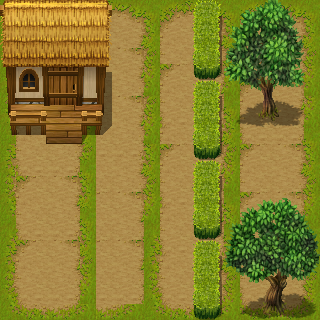

Rendered tile map (Tiled .tmx) drawn with the repository's tilesets; below, a short description and the map source with its tile grids summarised:
An orthogonal 20x20 tile map with 16x16 px tiles, 2 tile layers (ground, trees).

<map version="1.0" orientation="orthogonal" renderorder="left-down" width="20" height="20" tilewidth="16" tileheight="16" nextobjectid="1">
 <tileset firstgid="1" name="adventuretiles_exteriorMIN" tilewidth="16" tileheight="16" tilecount="1620">
  <image source="../../../humble_assets/art/Adventure Tile Starter - Celianna/adventuretiles_exterior.png" trans="ffffff" width="480" height="864" />
 </tileset>
 <layer name="ground" width="20" height="20">
  <data>[400 cells, 400 non-empty, 36 distinct tile ids]</data>
 </layer>
 <layer name="trees" width="20" height="20">
  <data>[400 cells, 191 non-empty, 161 distinct tile ids]</data>
 </layer>
</map>